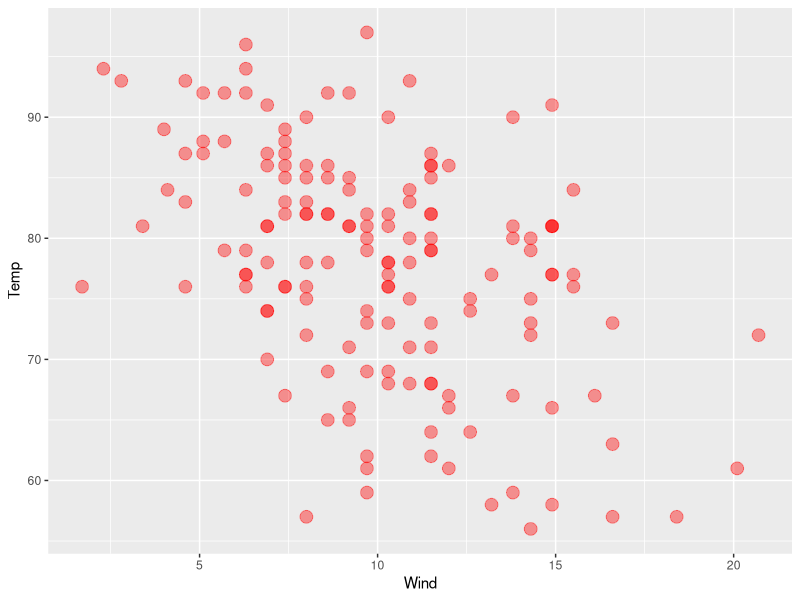
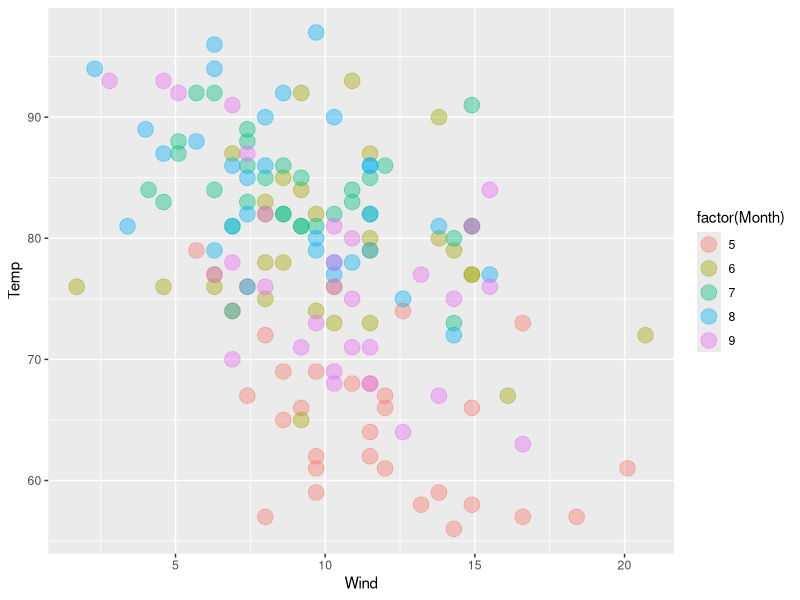
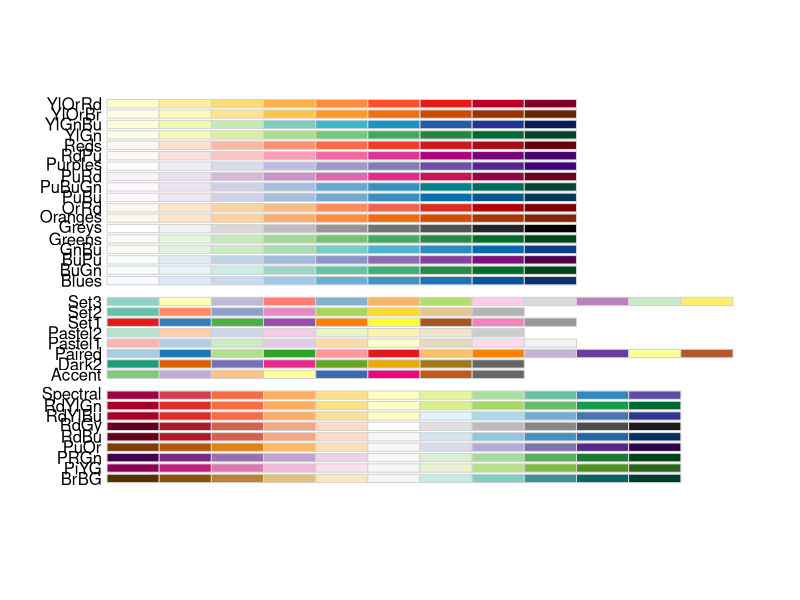
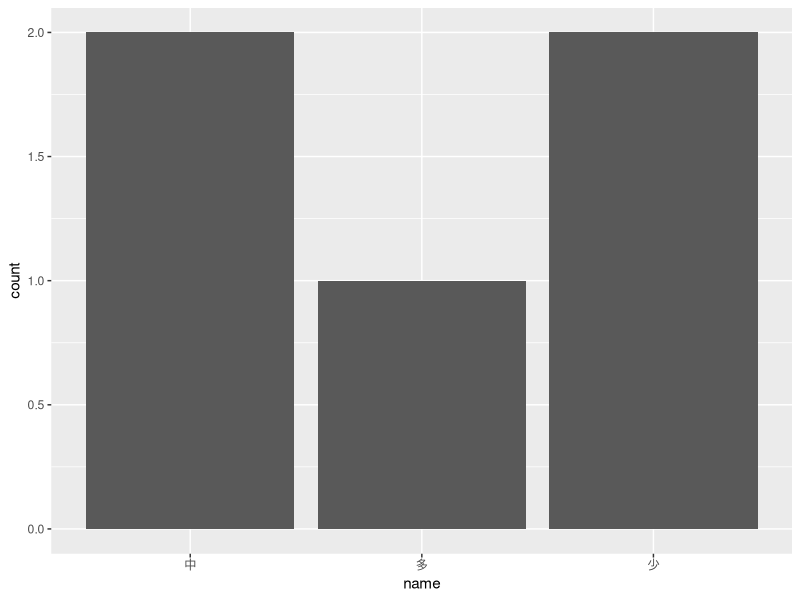
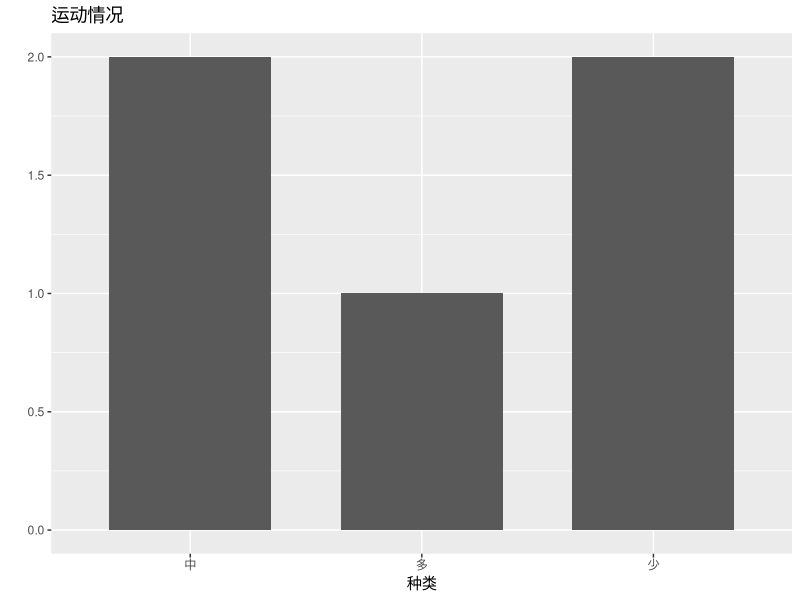
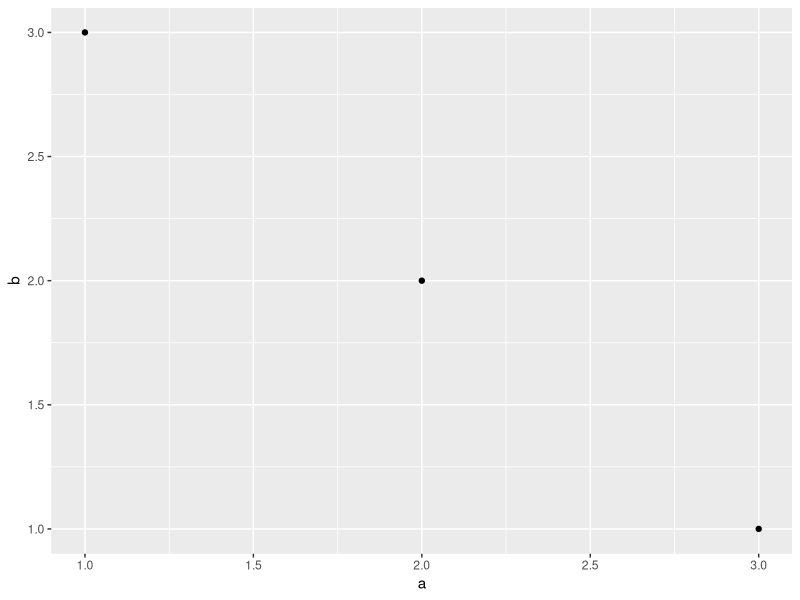

Reproduce these figures in R, in order.
## ---- chunk 1
library(ggplot2)
ggplot(airquality,aes(Wind,Temp)) + geom_point(col="red",alpha=0.4,size=4)
## ---- chunk 2

## ---- chunk 3
ggplot(airquality,aes(Wind,Temp)) + geom_point(aes(color=factor(Month)),alpha=0.4,size=5)
## ---- chunk 4
### Load the package or install if not present
if (!require("RColorBrewer")) {
install.packages("RColorBrewer")
library(RColorBrewer)
}

### Set the display a 1 by 1 grid
par(mfrow=c(1,1))

### Show all the colour schemes available
display.brewer.all()

## ---- chunk 5
name <- c("多","中","少","中","少")
data <- data.frame(name) 
library(ggplot2)
ggplot(data,aes(x=name)) + geom_bar()
p1 <- ggplot(data,aes(x=name)) + geom_bar(width=0.7)
p1 + xlab("种类") + ylab("") + 
  ggtitle("运动情况")
## ---- chunk 6
data1 <- data.frame(a=1:3,b=3:1)
ggplot(data1,aes(a,b)) + geom_point()
